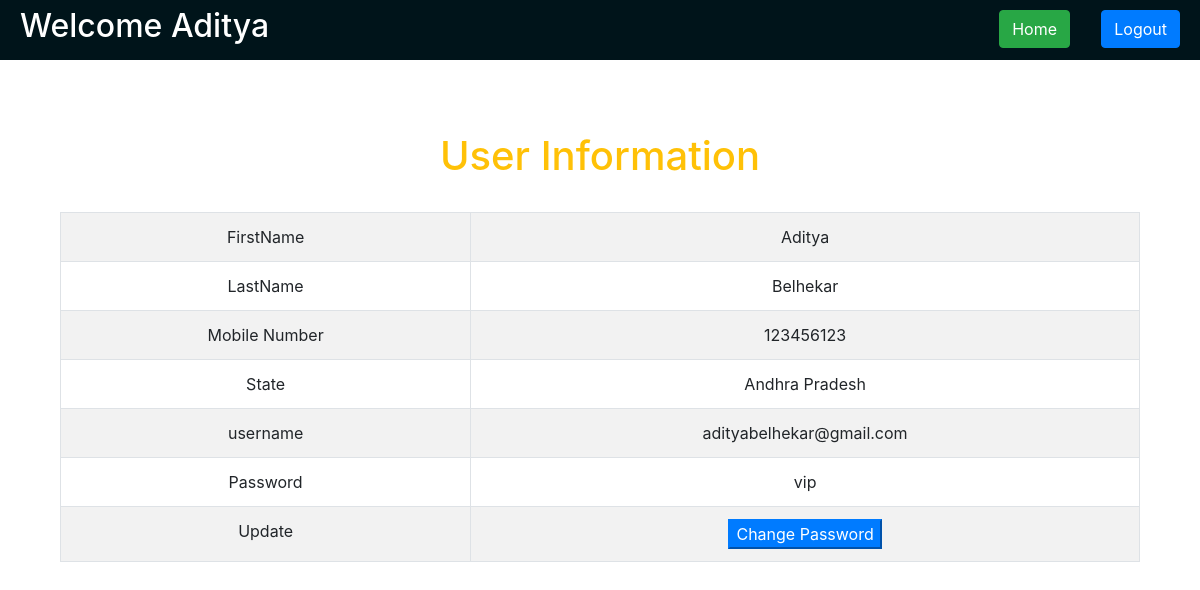
/User_Profile.php (signed in), run on the app's committed database.
### tables this page shows
CREATE TABLE `ulogin` (
  `id` int(11) NOT NULL,
  `Fname` varchar(255) NOT NULL,
  `LNAME` varchar(255) NOT NULL,
  `MNO` varchar(255) NOT NULL,
  `STATE` varchar(255) NOT NULL,
  `birthhd` date NOT NULL,
  `mail` text NOT NULL,
  `pass` varchar(255) NOT NULL
);

### User_Profile.php (the view, shortened to what this page needs)
<?php
$adminlogin = $_SESSION['UserLoginId'];
$con = mysqli_connect("localhost","root","","login1");
         $q = "select  fname from ulogin where mail ='{$adminlogin}'";
         $query= mysqli_query($con,$q);
         $res = mysqli_fetch_array($query)
?>
<!DOCTYPE html>
<html>
<head>
</head>
<body>
 <link rel="stylesheet" href="https://stackpath.bootstrapcdn.com/bootstrap/4.5.2/css/bootstrap.min.css">
    <link rel="stylesheet" href="https://stackpath.bootstrapcdn.com/font-awesome/4.7.0/css/font-awesome.min.css">
<div class="container-fluid" style="background-color:  #00141a; height:60px; width:100%; padding: 7px 20px;">
    <h2 style="color: white;">Welcome <?php echo $res['fname']; ?> </h2>
  </div>
    <form method="POST">
  <button class="btn btn-primary" style="float: right; margin-right: 20px; margin-top: -50px;" name="Logout">Logout</button>
   <button class="btn btn-success " style="float: right; margin-right: 130px; margin-top: -50px;"
    name="profile" formaction="User_Home_Page.php">Home</button>
  </form >
<br>
<div class="container-fluid1">
	<div class="container">
	<div class="col-lg-12"><br><br>
		<h1 class="text-warning text-center">User Information </h1>
		<br>
		<table class="table table-striped table-hover table-bordered">
			<?php
				 $con = mysqli_connect("localhost","root","","login1");
				 $q = "select  id,fname,LNAME,MNO,STATE,mail,pass from ulogin where mail='{$adminlogin}'";
				 $query= mysqli_query($con,$q);
				 while ($res = mysqli_fetch_array($query)) {
	?>
			<tr class="text-center">
          <td>FirstName</td>
				<td> <?php echo $res['fname']; ?> </td></tr>
			<tr class="text-center">
        <td>LastName</td>
      	<td> <?php echo $res['LNAME']; ?> </td></tr>
        <tr class="text-center">
          <td>Mobile Number</td>
				<td> <?php echo $res['MNO']; ?> </td></tr>
        <tr class="text-center">
              <td>State</td>
				<td> <?php echo $res['STATE']; ?> </td>	</tr>
        <tr class="text-center">
              <td>username</td>
				<td> <?php echo $res['mail']; ?> </td></tr>
        <tr class="text-center">
            <td>Password</td>
				<td> <?php echo $res['pass']; ?> </td>
      </tr>
      <tr class="text-center">
        <td>Update</td>
				<td> <button class="btn-primary "> <a href="User_profile_update.php?id=<?php echo $res['id'];?>" class="text-white"> Change Password</a> </button></td></tr>
			<?php
                }
			?>
		</table>
	</div>
</div>
</div>
</body>
</html>

### User_Profile.php (style rules this page uses)
.container-fluid { background-color: black; height: 60px; width:100%; }

### data on the page
ulogin: Fname "Aditya", LNAME "Belhekar", MNO "123456123", STATE "Andhra Pradesh", mail "adityabelhekar@gmail.com", pass "vip"
